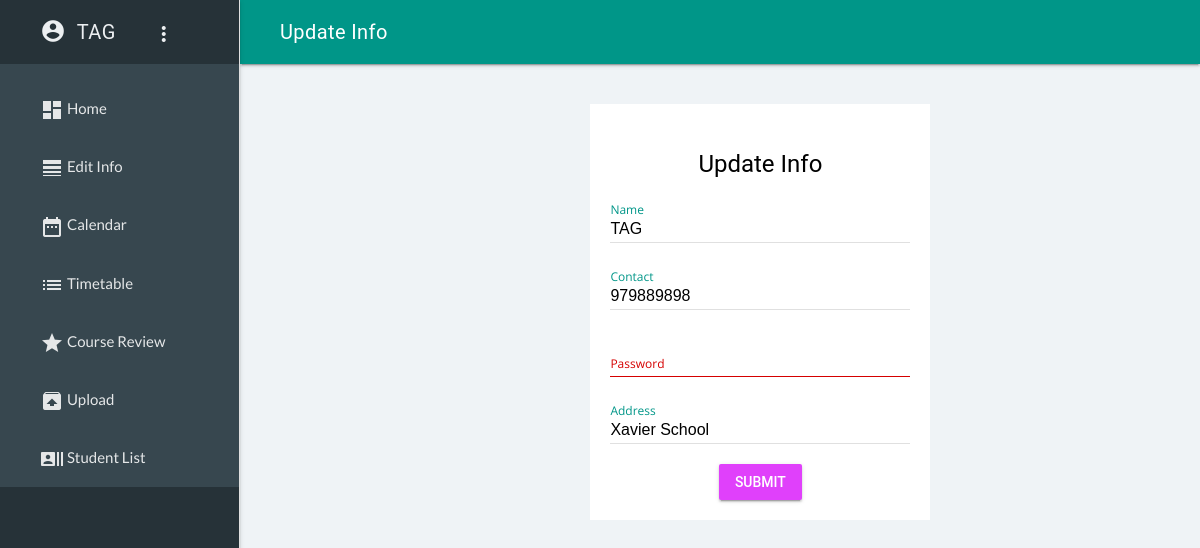
Page /faculty/editinfo.php (signed in) on the committed database.
### tables this page shows
CREATE TABLE `prof` (
  `id` int(11) NOT NULL,
  `NAME` varchar(40) NOT NULL,
  `PASSWORD` varchar(30) NOT NULL,
  `CONTACT` varchar(13) NOT NULL,
  `ADDRESS` varchar(80) NOT NULL,
  `TEACHER_ID` int(11) NOT NULL
);

### faculty/editinfo.php (the view, shortened to what this page needs)
<?php
  require 'core.php' ;
?>
<!DOCTYPE html>
<html>
<head>
    </head>
  <body>
  <?php
$title="Update Info";
  include 'include.inc.php';?>
    <?php
  $prof=$db->query("SELECT * fROM PROF WHERE TEACHER_ID=".$_SESSION['unamefac']." ");
  $rows=$prof->fetch_all(MYSQLI_ASSOC) ;
foreach($rows as $row)
{
  echo "<br><br><center class=opts id=frm>  <h4>Update Info</h4><form action=\"editinfo.php\" method=\"POST\">
    <div class=\"mdl-textfield mdl-js-textfield mdl-textfield--floating-label\">
    <input class=\"mdl-textfield__input\" type=\"text\" id=\"sample3\" name=\"name\" value=\"".$row['NAME']."\" required>
    <label class=\"mdl-textfield__label\" for=\"sample3\">Name</label>
  </div>
    <br>
       <div class=\"mdl-textfield mdl-js-textfield mdl-textfield--floating-label\">
    <input class=\"mdl-textfield__input\" type=\"text\" id=\"sample5\" name=\"cno\"  value=\"".$row['CONTACT']."\"   required>
    <label class=\"mdl-textfield__label\" for=\"sample5\">Contact</label>
  </div>
    <br>
       <div class=\"mdl-textfield mdl-js-textfield mdl-textfield--floating-label\">
    <input class=\"mdl-textfield__input\" type=\"password\" id=\"sample6\" name=\"psw\" required>
    <label class=\"mdl-textfield__label\" for=\"sample6\">Password</label>
  </div>
    <br>
       <div class=\"mdl-textfield mdl-js-textfield mdl-textfield--floating-label\">
    <input class=\"mdl-textfield__input\" type=\"text\" id=\"sample7\" value=\"".$row['ADDRESS']."\" required name=address>
    <label class=\"mdl-textfield__label\" for=\"sample7\">Address</label>
  </div>
    <br>
    <button class=\"mdl-button mdl-js-button mdl-button--raised mdl-js-ripple-effect mdl-button--accent\" type=\"submit\">Submit</button>
  </form></center>
  ";
}
?>
</div></main></div>
</body>
</html>

### faculty/include.inc.php (shortened to what this page needs)
 <link rel="stylesheet" href="assets/css/material.min.css" />
<div class="mdl-layout mdl-js-layout mdl-layout--fixed-drawer
            mdl-layout--fixed-header">
  <header class="mdl-layout__header">
    <div class="mdl-layout__header-row">
      <span class="mdl-layout-title"><?php echo $title;?></span>
    </div>
  </header>
  <div class="mdl-layout__drawer mdl-color--blue-grey-900 mdl-color-text--blue-grey-50">
    <span class="mdl-layout-title">
    <?php
    $query_res=$db->query("SELECT NAME from prof where TEACHER_ID=".@$_SESSION['unamefac']." ");
    $rows=$query_res->fetch_all(MYSQLI_ASSOC) ;
    foreach($rows as $row)
      {
        $nm="<i class=\"material-icons alig acnt\">account_circle</i> &nbsp;".$row['NAME']."&nbsp;&nbsp;&nbsp;&nbsp;&nbsp;&nbsp;<button id=demo-menu-lower
        class=\"mdl-button mdl-js-button mdl-button--icon\">
  <i class=material-icons>more_vert</i>
</button>
<ul class=\"mdl-menu mdl-menu--bottom-right mdl-js-menu mdl-js-ripple-effect\"
    for=demo-menu-lower>
   <a href=\"editinfo.php\"><li class=mdl-menu__item><i class=\"alig material-icons\">line_weight</i> Edit Info</li></a>
  <a href=\"logout.php\"><li class=mdl-menu__item><i class=\"material-icons alig\">launch</i> Log Out</li></a>
</ul>" ;
        echo $nm;
      }
    ?></span>
    <nav class="mdl-navigation mdl-color--blue-grey-800 mdl-color-text--blue-white-20">
      <a class="mdl-navigation__link" href="index.php"><i class="material-icons">dashboard</i> Home </a>
      <a class="mdl-navigation__link" href="editinfo.php"><i class="material-icons">line_weight</i> Edit Info</a>
      <a class="mdl-navigation__link" href="cal.php"><i class="material-icons">date_range</i> Calendar</a>
      <a class="mdl-navigation__link" href="timetable.php"><i class="material-icons">list</i> Timetable</a>
      <a class="mdl-navigation__link" href="review.php"><i class="material-icons">grade</i> Course Review</a>
      <a class="mdl-navigation__link" href="fupl.php"><i class="material-icons">unarchive</i> Upload</a>
      <a class="mdl-navigation__link" href="listst.php"><i class="material-icons">recent_actors</i> Student List</a>
    </nav>
  </div>
  <main class="mdl-layout__content">
    <div class="page-content">

### faculty/include.inc.php (style rules this page uses)
.alig { vertical-align:-21%;font-size:20px; }
.acnt { font-size:26px; }
a { text-decoration:none; }
.mdl-navigation__link { font-family:'Lato' !important; }
.mdl-navigation__link { font-size:15px;color:white !important; }
.opts { background:white;padding:20px; }
body { background:#eff3f6;font-family:'Open Sans';color:black; }
#frm { display:inline-block; margin-left:35%; }
.page-content { width:90%;margin: auto;color:black; }

### rows in the picture
prof: NAME "TAG", name "TAG", cno "979889898", address "Xavier School"

### other values in the picture
$title "Update Info"
